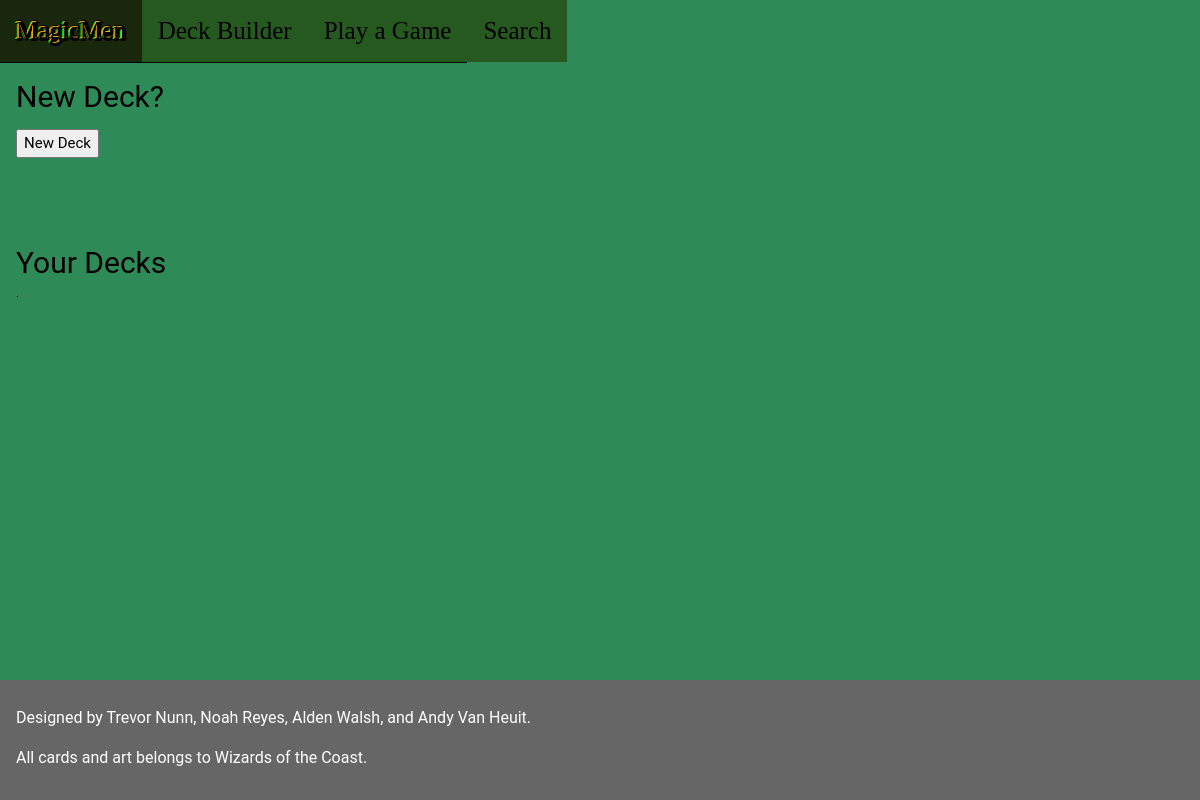
The page /deckBuilder.php on the database as committed earlier.
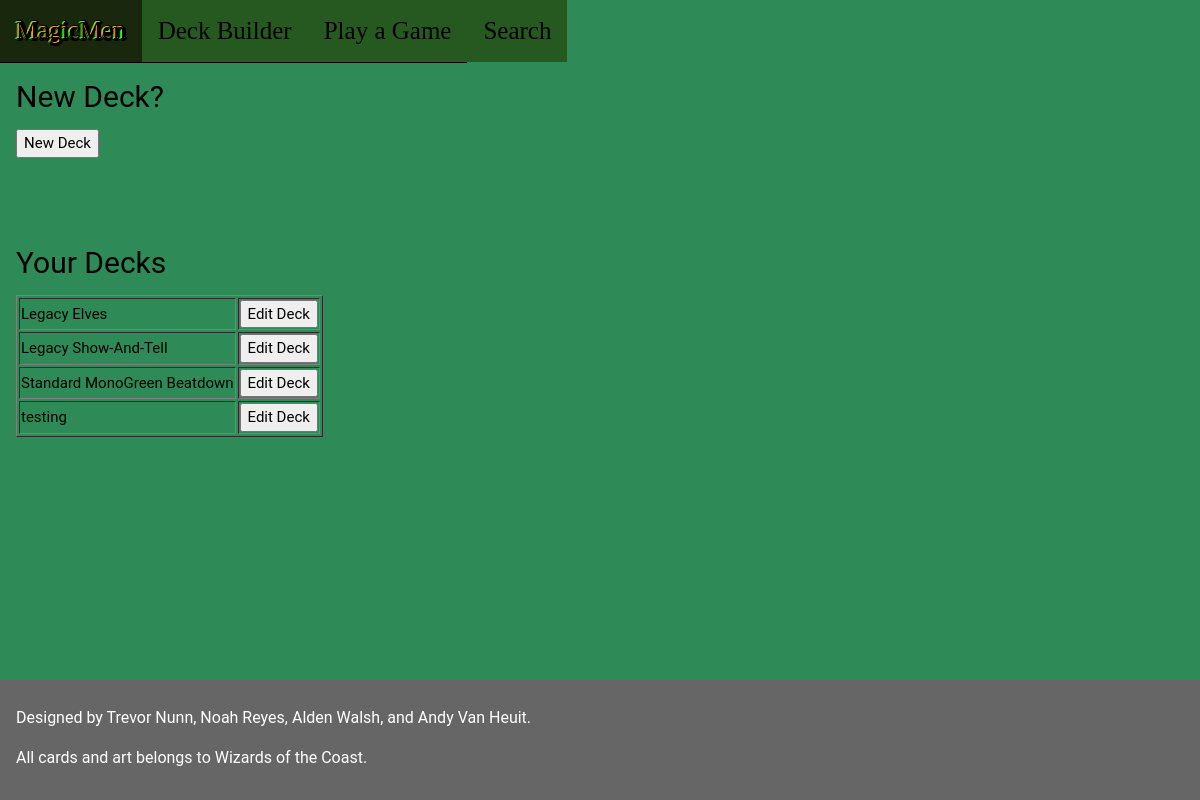
The same page on the database as committed later.
### tables this page shows
CREATE TABLE DeckInfo (
  deckID integer unique not null,
  playerID integer,
  deckName text,
  deckSize integer check (deckSize >= 60 or deckSize <= 300),
  primary key (deckID, playerID),
  foreign key (playerID) references Players(playerID)
    on update cascade
    on delete cascade
);

### deckBuilder.php (the view, shortened to what this page needs)
<!DOCTYPE html>
<html>
<link rel="stylesheet" href="normal.css">
<body>
  <div class="w3-top">
    <ul class="w3-navbar w3-theme w3-top w3-left-align w3-large">
      <li><a href="indexLoggedIn.html"><div id="header">MagicMen</div></a></li>
      <div>
        <li><a href="deckBuilder.php"><div id="navbar">Deck Builder</div></a></li>
        <li><a href="playgame.php"><div id="navbar">Play a Game</div></a></li>
        <li><a href="search.html"><div id="navbar">Search</div></a></li>
      </div>
    </ul>
  </div>
  <div class="w3-row w3-padding-64">
    <div class="w3-twothird w3-container">
      <h2>New Deck?</h2>
      <a href="newDeck.html"><button>New Deck</button></a>
    </div>
  </div>
  <div class="w3-row w3-padding-8">
    <div class="w3-twothird w3-container">
      <h2>Your Decks</h2>
        <?php
        try
        {
          $db = new PDO('sqlite:./database/mtgcard.db');
          $db->setAttribute(PDO::ATTR_ERRMODE, PDO::ERRMODE_EXCEPTION);
          $result = $db->query("SELECT deckID, deckName FROM DeckInfo ORDER BY deckName;");
          echo '<table border="1">';
          foreach($result as $tuple)
          {
            echo '<tr><td>';
            echo "$tuple[deckName]";
            echo '</td><td>';
            echo '<form action="deckEditor.php" method="POST">';
            echo '<input type="submit" value="Edit Deck"></form>';
            echo '</td></tr>';
          }
          echo '</table>';
        }
        catch(PDOException $e)
        {
          die('Exception : '.$e->getMessage());
        }
        ?>
      </div>
    </div>
<footer id="myFooter">
  <div id="footer" class="w3-container w3-theme-l2 w3-padding-16">
    <h6>Designed by Trevor Nunn, Noah Reyes, Alden Walsh, and Andy Van Heuit.
      <p>
        All cards and art belongs to Wizards of the Coast.
      </h6>
    </div>
  </footer>
</body>
</html>

### deckBuilder.php (style rules this page uses)
html,body,h1,h2,h3,h4,h5,h6 { font-family: "Roboto", sans-serif }
.w3-navbar li a { padding-top: 12px; padding-bottom: 12px; }

Rows that differ between the two databases and show on the page:
added deckinfo: deckName "Legacy Elves"
added deckinfo: deckName "Legacy Show-And-Tell"
added deckinfo: deckName "Standard MonoGreen Beatdown"
added deckinfo: deckName "testing"
